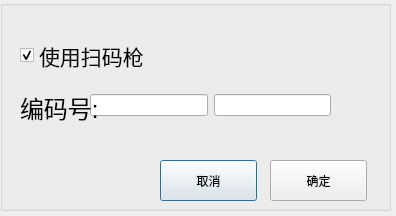
<?xml version="1.0" encoding="UTF-8"?>
<ui version="4.0">
 <class>ChageCode</class>
 <widget class="QDialog" name="ChageCode">
  <property name="geometry">
   <rect>
    <x>0</x>
    <y>0</y>
    <width>396</width>
    <height>216</height>
   </rect>
  </property>
  <property name="maximumSize">
   <size>
    <width>9999</width>
    <height>9999</height>
   </size>
  </property>
  <property name="windowTitle">
   <string/>
  </property>
  <property name="windowIcon">
   <iconset resource="../rc.qrc">
    <normaloff>:/image/info.png</normaloff>:/image/info.png</iconset>
  </property>
  <property name="modal">
   <bool>false</bool>
  </property>
  <widget class="QLabel" name="label_warning">
   <property name="geometry">
    <rect>
     <x>20</x>
     <y>130</y>
     <width>301</width>
     <height>17</height>
    </rect>
   </property>
   <property name="text">
    <string>&lt;!DOCTYPE HTML PUBLIC &quot;-//W3C//DTD HTML 4.0//EN&quot; &quot;http://www.w3.org/TR/REC-html40/strict.dtd&quot;&gt;
&lt;html&gt;&lt;head&gt;&lt;meta name=&quot;qrichtext&quot; content=&quot;1&quot; /&gt;&lt;style type=&quot;text/css&quot;&gt;
p, li { white-space: pre-wrap; }
&lt;/style&gt;&lt;/head&gt;&lt;body style=&quot; font-family:'Ubuntu'; font-size:11pt; font-weight:400; font-style:normal;&quot;&gt;
&lt;table border=&quot;0&quot; style=&quot;-qt-table-type: root; margin-top:4px; margin-bottom:4px; margin-left:4px; margin-right:4px;&quot;&gt;
&lt;tr&gt;
&lt;td style=&quot;border: none;&quot;&gt;
&lt;p style=&quot;-qt-paragraph-type:empty; margin-top:0px; margin-bottom:0px; margin-left:0px; margin-right:0px; -qt-block-indent:0; text-indent:0px;&quot;&gt;&lt;/p&gt;&lt;/td&gt;&lt;/tr&gt;&lt;/table&gt;&lt;/body&gt;&lt;/html&gt;</string>
   </property>
  </widget>
  <widget class="QGroupBox" name="groupBox">
   <property name="geometry">
    <rect>
     <x>0</x>
     <y>0</y>
     <width>391</width>
     <height>211</height>
    </rect>
   </property>
   <property name="title">
    <string/>
   </property>
   <widget class="QPushButton" name="pushButton_cancel">
    <property name="geometry">
     <rect>
      <x>160</x>
      <y>160</y>
      <width>97</width>
      <height>41</height>
     </rect>
    </property>
    <property name="text">
     <string>取消</string>
    </property>
   </widget>
   <widget class="QPushButton" name="pushButton_ok">
    <property name="geometry">
     <rect>
      <x>270</x>
      <y>160</y>
      <width>97</width>
      <height>41</height>
     </rect>
    </property>
    <property name="text">
     <string>确定</string>
    </property>
   </widget>
   <widget class="QCheckBox" name="checkBox_usegun">
    <property name="geometry">
     <rect>
      <x>20</x>
      <y>40</y>
      <width>141</width>
      <height>31</height>
     </rect>
    </property>
    <property name="font">
     <font>
      <pointsize>16</pointsize>
     </font>
    </property>
    <property name="text">
     <string>使用扫码枪</string>
    </property>
    <property name="checked">
     <bool>true</bool>
    </property>
    <property name="tristate">
     <bool>false</bool>
    </property>
   </widget>
   <widget class="QWidget" name="layoutWidget">
    <property name="geometry">
     <rect>
      <x>90</x>
      <y>91</y>
      <width>241</width>
      <height>29</height>
     </rect>
    </property>
    <layout class="QHBoxLayout" name="horizontalLayout">
     <item>
      <widget class="QLineEdit" name="lineEdit_std6"/>
     </item>
     <item>
      <widget class="QLineEdit" name="lineEdit_gun"/>
     </item>
    </layout>
   </widget>
   <widget class="QLabel" name="label">
    <property name="geometry">
     <rect>
      <x>20</x>
      <y>90</y>
      <width>81</width>
      <height>31</height>
     </rect>
    </property>
    <property name="text">
     <string>&lt;!DOCTYPE HTML PUBLIC &quot;-//W3C//DTD HTML 4.0//EN&quot; &quot;http://www.w3.org/TR/REC-html40/strict.dtd&quot;&gt;
&lt;html&gt;&lt;head&gt;&lt;meta name=&quot;qrichtext&quot; content=&quot;1&quot; /&gt;&lt;style type=&quot;text/css&quot;&gt;
p, li { white-space: pre-wrap; }
&lt;/style&gt;&lt;/head&gt;&lt;body style=&quot; font-family:'Ubuntu'; font-size:11pt; font-weight:400; font-style:normal;&quot;&gt;
&lt;table style=&quot;-qt-table-type: root; margin-top:4px; margin-bottom:4px; margin-left:4px; margin-right:4px;&quot;&gt;
&lt;tr&gt;
&lt;td style=&quot;border: none;&quot;&gt;
&lt;p style=&quot; margin-top:0px; margin-bottom:0px; margin-left:0px; margin-right:0px; -qt-block-indent:0; text-indent:0px;&quot;&gt;&lt;span style=&quot; font-size:18pt;&quot;&gt;编码号:&lt;/span&gt;&lt;/p&gt;&lt;/td&gt;&lt;/tr&gt;&lt;/table&gt;&lt;/body&gt;&lt;/html&gt;</string>
    </property>
   </widget>
  </widget>
 </widget>
 <resources>
  <include location="../rc.qrc"/>
 </resources>
 <connections/>
</ui>
